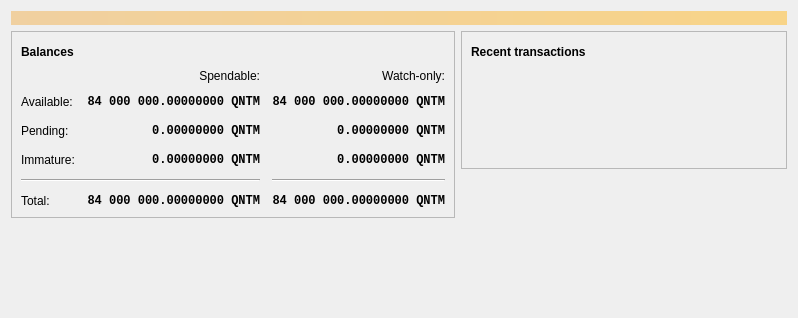
<?xml version="1.0" encoding="UTF-8"?>
<ui version="4.0">
 <class>OverviewPage</class>
 <widget class="QWidget" name="OverviewPage">
  <property name="geometry">
   <rect>
    <x>0</x>
    <y>0</y>
    <width>798</width>
    <height>318</height>
   </rect>
  </property>
  <property name="windowTitle">
   <string>Form</string>
  </property>
  <layout class="QVBoxLayout" name="topLayout">
   <item>
    <widget class="QLabel" name="labelAlerts">
     <property name="visible">
      <bool>false</bool>
     </property>
     <property name="styleSheet">
      <string notr="true">QLabel { background-color: qlineargradient(x1: 0, y1: 0, x2: 1, y2: 0, stop:0 #F0D0A0, stop:1 #F8D488); color:#000000; }</string>
     </property>
     <property name="wordWrap">
      <bool>true</bool>
     </property>
     <property name="margin">
      <number>3</number>
     </property>
     <property name="textInteractionFlags">
      <set>Qt::TextSelectableByMouse</set>
     </property>
    </widget>
   </item>
   <item>
    <layout class="QHBoxLayout" name="horizontalLayout" stretch="1,1">
     <item>
      <layout class="QVBoxLayout" name="verticalLayout_2">
       <item>
        <widget class="QFrame" name="frame">
         <property name="frameShape">
          <enum>QFrame::StyledPanel</enum>
         </property>
         <property name="frameShadow">
          <enum>QFrame::Raised</enum>
         </property>
         <layout class="QVBoxLayout" name="verticalLayout_4">
          <item>
           <layout class="QHBoxLayout" name="horizontalLayout_4">
            <item>
             <widget class="QLabel" name="label_5">
              <property name="font">
               <font>
                <weight>75</weight>
                <bold>true</bold>
               </font>
              </property>
              <property name="text">
               <string>Balances</string>
              </property>
             </widget>
            </item>
            <item>
             <widget class="QPushButton" name="labelWalletStatus">
              <property name="enabled">
               <bool>true</bool>
              </property>
              <property name="maximumSize">
               <size>
                <width>30</width>
                <height>16777215</height>
               </size>
              </property>
              <property name="toolTip">
               <string>The displayed information may be out of date. Your wallet automatically synchronizes with the Quantum network after a connection is established, but this process has not completed yet.</string>
              </property>
              <property name="text">
               <string/>
              </property>
              <property name="icon">
               <iconset resource="../bitcoin.qrc">
                <normaloff>:/icons/warning</normaloff>
                <disabledoff>:/icons/warning</disabledoff>:/icons/warning</iconset>
              </property>
              <property name="iconSize">
               <size>
                <width>24</width>
                <height>24</height>
               </size>
              </property>
              <property name="flat">
               <bool>true</bool>
              </property>
             </widget>
            </item>
            <item>
             <spacer name="horizontalSpacer_3">
              <property name="orientation">
               <enum>Qt::Horizontal</enum>
              </property>
              <property name="sizeHint" stdset="0">
               <size>
                <width>40</width>
                <height>20</height>
               </size>
              </property>
             </spacer>
            </item>
           </layout>
          </item>
          <item>
           <layout class="QGridLayout" name="gridLayout">
            <property name="spacing">
             <number>12</number>
            </property>
            <item row="2" column="2">
             <widget class="QLabel" name="labelWatchPending">
              <property name="font">
               <font>
                <family>Monospace</family>
                <weight>75</weight>
                <bold>true</bold>
               </font>
              </property>
              <property name="cursor">
               <cursorShape>IBeamCursor</cursorShape>
              </property>
              <property name="toolTip">
               <string>Unconfirmed transactions to watch-only addresses</string>
              </property>
              <property name="text">
               <string notr="true">0.00000000 QNTM</string>
              </property>
              <property name="alignment">
               <set>Qt::AlignRight|Qt::AlignTrailing|Qt::AlignVCenter</set>
              </property>
              <property name="textInteractionFlags">
               <set>Qt::LinksAccessibleByMouse|Qt::TextSelectableByKeyboard|Qt::TextSelectableByMouse</set>
              </property>
             </widget>
            </item>
            <item row="2" column="1">
             <widget class="QLabel" name="labelUnconfirmed">
              <property name="font">
               <font>
                <family>Monospace</family>
                <weight>75</weight>
                <bold>true</bold>
               </font>
              </property>
              <property name="cursor">
               <cursorShape>IBeamCursor</cursorShape>
              </property>
              <property name="toolTip">
               <string>Total of transactions that have yet to be confirmed, and do not yet count toward the spendable balance</string>
              </property>
              <property name="text">
               <string notr="true">0.00000000 QNTM</string>
              </property>
              <property name="alignment">
               <set>Qt::AlignRight|Qt::AlignTrailing|Qt::AlignVCenter</set>
              </property>
              <property name="textInteractionFlags">
               <set>Qt::LinksAccessibleByMouse|Qt::TextSelectableByKeyboard|Qt::TextSelectableByMouse</set>
              </property>
             </widget>
            </item>
            <item row="3" column="2">
             <widget class="QLabel" name="labelWatchImmature">
              <property name="font">
               <font>
                <family>Monospace</family>
                <weight>75</weight>
                <bold>true</bold>
               </font>
              </property>
              <property name="cursor">
               <cursorShape>IBeamCursor</cursorShape>
              </property>
              <property name="toolTip">
               <string>Mined balance in watch-only addresses that has not yet matured</string>
              </property>
              <property name="text">
               <string notr="true">0.00000000 QNTM</string>
              </property>
              <property name="alignment">
               <set>Qt::AlignRight|Qt::AlignTrailing|Qt::AlignVCenter</set>
              </property>
              <property name="textInteractionFlags">
               <set>Qt::LinksAccessibleByMouse|Qt::TextSelectableByKeyboard|Qt::TextSelectableByMouse</set>
              </property>
             </widget>
            </item>
            <item row="4" column="0" colspan="2">
             <widget class="Line" name="line">
              <property name="orientation">
               <enum>Qt::Horizontal</enum>
              </property>
             </widget>
            </item>
            <item row="4" column="2">
             <widget class="Line" name="lineWatchBalance">
              <property name="sizePolicy">
               <sizepolicy hsizetype="Preferred" vsizetype="Fixed">
                <horstretch>0</horstretch>
                <verstretch>0</verstretch>
               </sizepolicy>
              </property>
              <property name="minimumSize">
               <size>
                <width>140</width>
                <height>0</height>
               </size>
              </property>
              <property name="orientation">
               <enum>Qt::Horizontal</enum>
              </property>
             </widget>
            </item>
            <item row="5" column="0">
             <widget class="QLabel" name="labelTotalText">
              <property name="text">
               <string>Total:</string>
              </property>
             </widget>
            </item>
            <item row="3" column="1">
             <widget class="QLabel" name="labelImmature">
              <property name="font">
               <font>
                <family>Monospace</family>
                <weight>75</weight>
                <bold>true</bold>
               </font>
              </property>
              <property name="cursor">
               <cursorShape>IBeamCursor</cursorShape>
              </property>
              <property name="toolTip">
               <string>Mined balance that has not yet matured</string>
              </property>
              <property name="text">
               <string notr="true">0.00000000 QNTM</string>
              </property>
              <property name="alignment">
               <set>Qt::AlignRight|Qt::AlignTrailing|Qt::AlignVCenter</set>
              </property>
              <property name="textInteractionFlags">
               <set>Qt::LinksAccessibleByMouse|Qt::TextSelectableByKeyboard|Qt::TextSelectableByMouse</set>
              </property>
             </widget>
            </item>
            <item row="2" column="3">
             <spacer name="horizontalSpacer_2">
              <property name="orientation">
               <enum>Qt::Horizontal</enum>
              </property>
              <property name="sizeHint" stdset="0">
               <size>
                <width>40</width>
                <height>20</height>
               </size>
              </property>
             </spacer>
            </item>
            <item row="3" column="0">
             <widget class="QLabel" name="labelImmatureText">
              <property name="text">
               <string>Immature:</string>
              </property>
             </widget>
            </item>
            <item row="5" column="1">
             <widget class="QLabel" name="labelTotal">
              <property name="font">
               <font>
                <family>Monospace</family>
                <weight>75</weight>
                <bold>true</bold>
               </font>
              </property>
              <property name="cursor">
               <cursorShape>IBeamCursor</cursorShape>
              </property>
              <property name="toolTip">
               <string>Your current total balance</string>
              </property>
              <property name="text">
               <string notr="true">84 000 000.00000000 QNTM</string>
              </property>
              <property name="alignment">
               <set>Qt::AlignRight|Qt::AlignTrailing|Qt::AlignVCenter</set>
              </property>
              <property name="textInteractionFlags">
               <set>Qt::LinksAccessibleByMouse|Qt::TextSelectableByKeyboard|Qt::TextSelectableByMouse</set>
              </property>
             </widget>
            </item>
            <item row="5" column="2">
             <widget class="QLabel" name="labelWatchTotal">
              <property name="font">
               <font>
                <family>Monospace</family>
                <weight>75</weight>
                <bold>true</bold>
               </font>
              </property>
              <property name="cursor">
               <cursorShape>IBeamCursor</cursorShape>
              </property>
              <property name="toolTip">
               <string>Current total balance in watch-only addresses</string>
              </property>
              <property name="text">
               <string notr="true">84 000 000.00000000 QNTM</string>
              </property>
              <property name="alignment">
               <set>Qt::AlignRight|Qt::AlignTrailing|Qt::AlignVCenter</set>
              </property>
              <property name="textInteractionFlags">
               <set>Qt::LinksAccessibleByMouse|Qt::TextSelectableByKeyboard|Qt::TextSelectableByMouse</set>
              </property>
             </widget>
            </item>
            <item row="0" column="2">
             <widget class="QLabel" name="labelWatchonly">
              <property name="text">
               <string>Watch-only:</string>
              </property>
              <property name="alignment">
               <set>Qt::AlignRight|Qt::AlignTrailing|Qt::AlignVCenter</set>
              </property>
             </widget>
            </item>
            <item row="1" column="0">
             <widget class="QLabel" name="labelBalanceText">
              <property name="text">
               <string>Available:</string>
              </property>
             </widget>
            </item>
            <item row="1" column="1">
             <widget class="QLabel" name="labelBalance">
              <property name="font">
               <font>
                <family>Monospace</family>
                <weight>75</weight>
                <bold>true</bold>
               </font>
              </property>
              <property name="cursor">
               <cursorShape>IBeamCursor</cursorShape>
              </property>
              <property name="toolTip">
               <string>Your current spendable balance</string>
              </property>
              <property name="text">
               <string notr="true">84 000 000.00000000 QNTM</string>
              </property>
              <property name="alignment">
               <set>Qt::AlignRight|Qt::AlignTrailing|Qt::AlignVCenter</set>
              </property>
              <property name="textInteractionFlags">
               <set>Qt::LinksAccessibleByMouse|Qt::TextSelectableByKeyboard|Qt::TextSelectableByMouse</set>
              </property>
             </widget>
            </item>
            <item row="1" column="2">
             <widget class="QLabel" name="labelWatchAvailable">
              <property name="font">
               <font>
                <family>Monospace</family>
                <weight>75</weight>
                <bold>true</bold>
               </font>
              </property>
              <property name="cursor">
               <cursorShape>IBeamCursor</cursorShape>
              </property>
              <property name="toolTip">
               <string>Your current balance in watch-only addresses</string>
              </property>
              <property name="text">
               <string notr="true">84 000 000.00000000 QNTM</string>
              </property>
              <property name="alignment">
               <set>Qt::AlignRight|Qt::AlignTrailing|Qt::AlignVCenter</set>
              </property>
              <property name="textInteractionFlags">
               <set>Qt::LinksAccessibleByMouse|Qt::TextSelectableByKeyboard|Qt::TextSelectableByMouse</set>
              </property>
             </widget>
            </item>
            <item row="2" column="0">
             <widget class="QLabel" name="labelPendingText">
              <property name="text">
               <string>Pending:</string>
              </property>
             </widget>
            </item>
            <item row="0" column="1">
             <widget class="QLabel" name="labelSpendable">
              <property name="text">
               <string>Spendable:</string>
              </property>
              <property name="alignment">
               <set>Qt::AlignRight|Qt::AlignTrailing|Qt::AlignVCenter</set>
              </property>
             </widget>
            </item>
           </layout>
          </item>
         </layout>
        </widget>
       </item>
       <item>
        <spacer name="verticalSpacer">
         <property name="orientation">
          <enum>Qt::Vertical</enum>
         </property>
         <property name="sizeHint" stdset="0">
          <size>
           <width>20</width>
           <height>40</height>
          </size>
         </property>
        </spacer>
       </item>
      </layout>
     </item>
     <item>
      <layout class="QVBoxLayout" name="verticalLayout_3">
       <item>
        <widget class="QFrame" name="frame_2">
         <property name="frameShape">
          <enum>QFrame::StyledPanel</enum>
         </property>
         <property name="frameShadow">
          <enum>QFrame::Raised</enum>
         </property>
         <layout class="QVBoxLayout" name="verticalLayout">
          <item>
           <layout class="QHBoxLayout" name="horizontalLayout_2">
            <item>
             <widget class="QLabel" name="label_4">
              <property name="font">
               <font>
                <weight>75</weight>
                <bold>true</bold>
               </font>
              </property>
              <property name="text">
               <string>Recent transactions</string>
              </property>
             </widget>
            </item>
            <item>
             <widget class="QPushButton" name="labelTransactionsStatus">
              <property name="enabled">
               <bool>true</bool>
              </property>
              <property name="maximumSize">
               <size>
                <width>30</width>
                <height>16777215</height>
               </size>
              </property>
              <property name="toolTip">
               <string>The displayed information may be out of date. Your wallet automatically synchronizes with the Quantum network after a connection is established, but this process has not completed yet.</string>
              </property>
              <property name="text">
               <string/>
              </property>
              <property name="icon">
               <iconset resource="../bitcoin.qrc">
                <normaloff>:/icons/warning</normaloff>
                <disabledoff>:/icons/warning</disabledoff>:/icons/warning</iconset>
              </property>
              <property name="iconSize">
               <size>
                <width>24</width>
                <height>24</height>
               </size>
              </property>
              <property name="flat">
               <bool>true</bool>
              </property>
             </widget>
            </item>
            <item>
             <spacer name="horizontalSpacer">
              <property name="orientation">
               <enum>Qt::Horizontal</enum>
              </property>
              <property name="sizeHint" stdset="0">
               <size>
                <width>40</width>
                <height>20</height>
               </size>
              </property>
             </spacer>
            </item>
           </layout>
          </item>
          <item>
           <widget class="TransactionOverviewWidget" name="listTransactions">
            <property name="styleSheet">
             <string notr="true">QListView { background: transparent; }</string>
            </property>
            <property name="frameShape">
             <enum>QFrame::NoFrame</enum>
            </property>
            <property name="verticalScrollBarPolicy">
             <enum>Qt::ScrollBarAlwaysOff</enum>
            </property>
            <property name="horizontalScrollBarPolicy">
             <enum>Qt::ScrollBarAlwaysOff</enum>
            </property>
            <property name="sizeAdjustPolicy">
             <enum>QAbstractScrollArea::AdjustToContents</enum>
            </property>
            <property name="selectionMode">
             <enum>QAbstractItemView::NoSelection</enum>
            </property>
            <property name="uniformItemSizes">
             <bool>true</bool>
            </property>
           </widget>
          </item>
         </layout>
        </widget>
       </item>
       <item>
        <spacer name="verticalSpacer_2">
         <property name="orientation">
          <enum>Qt::Vertical</enum>
         </property>
         <property name="sizeHint" stdset="0">
          <size>
           <width>20</width>
           <height>40</height>
          </size>
         </property>
        </spacer>
       </item>
      </layout>
     </item>
    </layout>
   </item>
  </layout>
 </widget>
 <customwidgets>
  <customwidget>
   <class>TransactionOverviewWidget</class>
   <extends>QListView</extends>
   <header>qt/transactionoverviewwidget.h</header>
  </customwidget>
 </customwidgets>
 <resources/>
 <connections/>
</ui>
